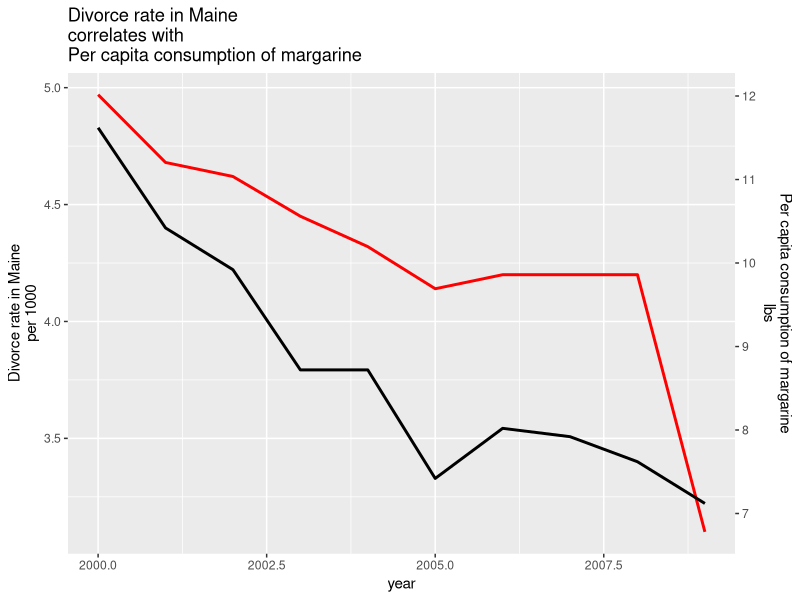

Generate this figure with R:
## ---- chunk 1
#| warnings: false
library(tidyverse)

year <- 2000:2009
# *3-6.2
data_divorce <- c(4.97, 4.68, 4.62, 4.45, 4.32, 4.14, 4.2, 4.2, 4.2, 3.1)
data_margarine <- c(8.2, 7, 6.5, 5.3, 5.3, 4, 4.6, 4.5, 4.2, 3.7)/2.8+1.9

data <- data.frame(year, data_divorce, data_margarine)

limits = c(3.96, 5)
limits = c(2, 9)

ggplot(data, aes(x = year)) +
  geom_line(aes(y = data_divorce), color = "red", linetype = "solid", linewidth = 1) +
  geom_line(aes(y = data_margarine), color = "black", linetype = "solid", linewidth = 1) +
  scale_y_continuous(name = "Divorce rate in Maine\nper 1000", sec.axis = sec_axis(~.*2.8-1.9, name = "Per capita consumption of margarine\nlbs")) +
  labs(title = "Divorce rate in Maine \ncorrelates with \nPer capita consumption of margarine", x = "year")
